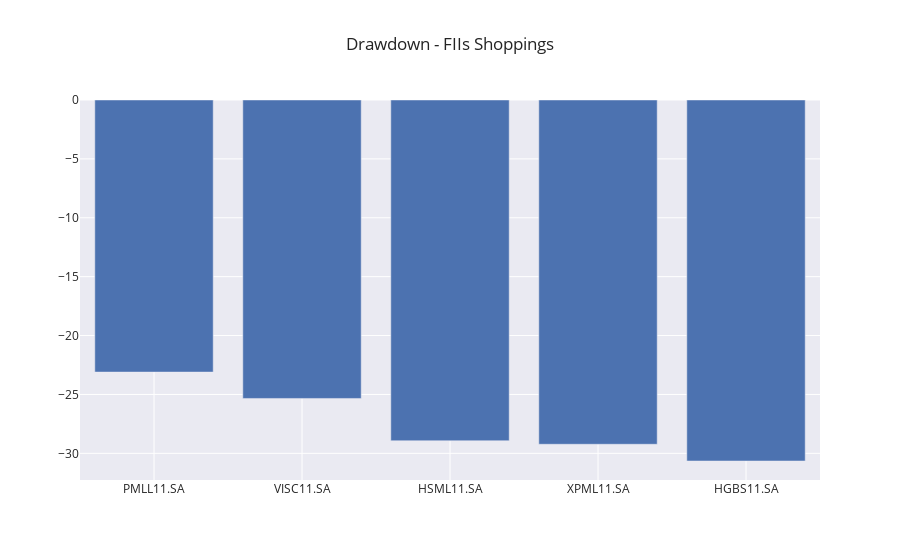

The notebook cell saved with this chart:
### Code cell
# Drawdown
drawdown_shoppings = drawdown(ticker=lst_ticker_fii_shopping).sort_values(ascending=False)

# Plotando o drawndown
fig = go.Figure()

fig.add_trace(go.Bar(
    x=drawdown_shoppings.index,
    y=drawdown_shoppings.values
))

fig.update_layout(
    title_text='Drawdown - FIIs Shoppings',
    template='seaborn',
    showlegend=False   
)

fig.show()

### Figure 1 — Plotly figure (JSON) as saved in the notebook; plotly's stock layout.template omitted (floating-point values rounded to 4 significant figures)
{"data": [{"type": "bar", "x": ["PMLL11.SA", "VISC11.SA", "HSML11.SA", "XPML11.SA", "HGBS11.SA"], "y": [-23.1, -25.34, -28.93, -29.23, -30.65]}], "layout": {"showlegend": false, "title": {"text": "Drawdown - FIIs Shoppings"}}}
